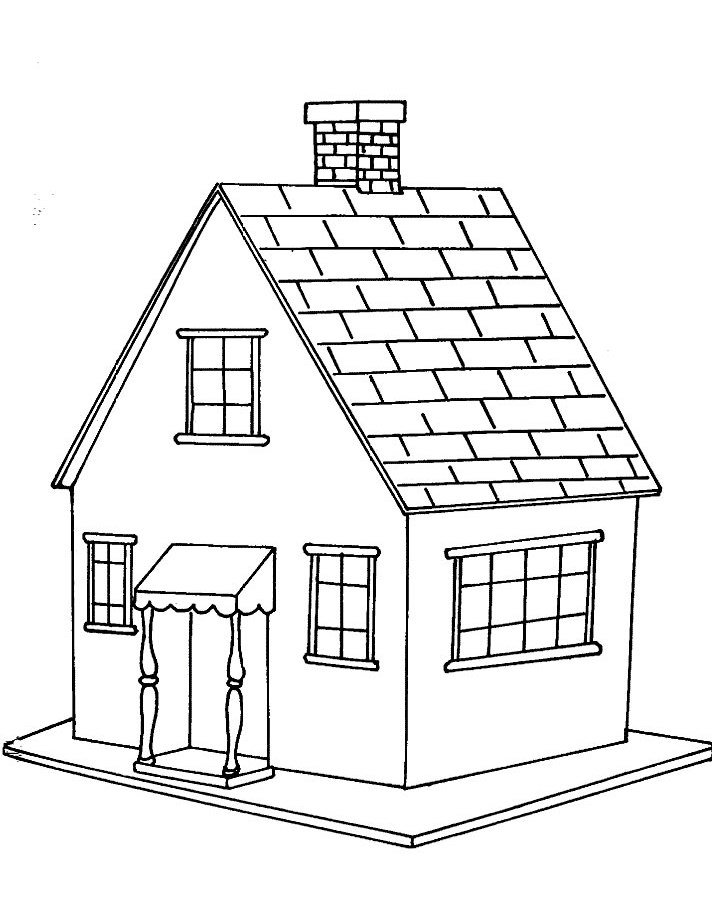
#> input picture Photos/nha1.png, 712 x 899 px
$ python HoughTransform.py
#> lines starting #> are read from the running program, lines starting #| are printed output that depends on the picture; after the words box and inside, x2 and y2 are one past the last pixel; in counts of white or black regions, pixels touching at a corner belong together
import cv2 as cv
import numpy as np

img = cv.imread("../Photos/nha1.png")
#> img is the input picture: shape (899, 712, 3); mean B, G, R 235.9, 235.9, 235.9
imgGray = cv.cvtColor(img, cv.COLOR_BGR2GRAY)
edges = cv.Canny(imgGray, 50, 150, apertureSize=3)
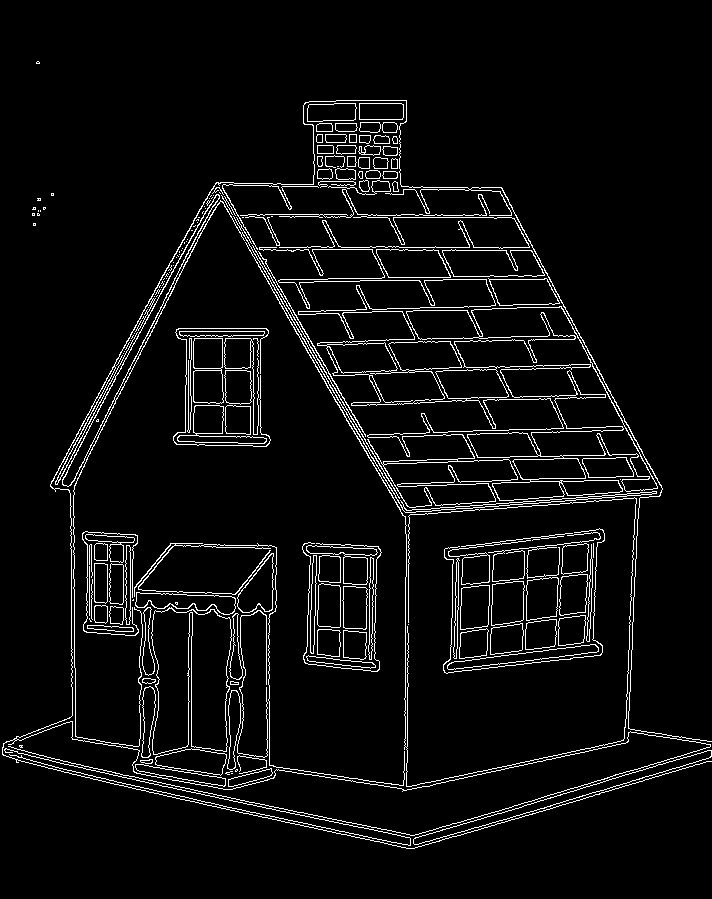
#> edges: shape (899, 712); 5.1% white in thin lines or dots, all inside (x1, y1, x2, y2) = (2, 61, 712, 849)

# use HoughLines
lines = cv.HoughLines(edges, 1, np.pi/180, 200)
#> lines = 23 rows, first 8: [-96, 2.62], [-91, 2.62], [-98, 2.62], [732, 1.78], [-354, 2.65], [-93, 2.62], [285, 0.471], [734, 1.78]
for line in lines:
    rho, theta = line[0]
    a = np.cos(theta)
    b = np.sin(theta)
    x0 = a*rho
    y0 = b*rho
    x1 = int(x0 + 1000*(-b))
    y1 = int(y0 + 1000*(a))
    x2 = int(x0 - 1000*(-b))
    y2 = int(y0 -1000*(a))
    cv.line(img, (x1,y1), (x2,y2), (0,0,255), 2)
#> this loop made 23 passes
#> (rho, theta, a, b, x0, y0, x1, y1) on passes 1 to 12: (-96, 2.62, -0.866, 0.5, 83.14, -48, -416, -914), (-91, 2.62, -0.866, 0.5, 78.81, -45.5, -421, -911), (-98, 2.62, -0.866, 0.5, 84.87, -49, -415, -915), (732, 1.78, -0.208, 0.978, -152.2, 716, -1130, 508), (-354, 2.65, -0.883, 0.469, 312.6, -166.2, -156, -1049), (-93, 2.62, -0.866, 0.5, 80.54, -46.5, -419, -912), (285, 0.471, 0.891, 0.454, 253.9, 129.4, -200, 1020), (734, 1.78, -0.208, 0.978, -152.6, 718, -1130, 510), (735, 1.8, -0.225, 0.974, -165.3, 716.2, -1139, 491), (247, 1.57, -4.37e-08, 1, -1.08e-05, 247, -1000, 246), (-86, 2.6, -0.857, 0.515, 73.72, -44.29, -441, -901), (447, 1.54, 0.0349, 0.999, 15.6, 446.7, -983, 481)
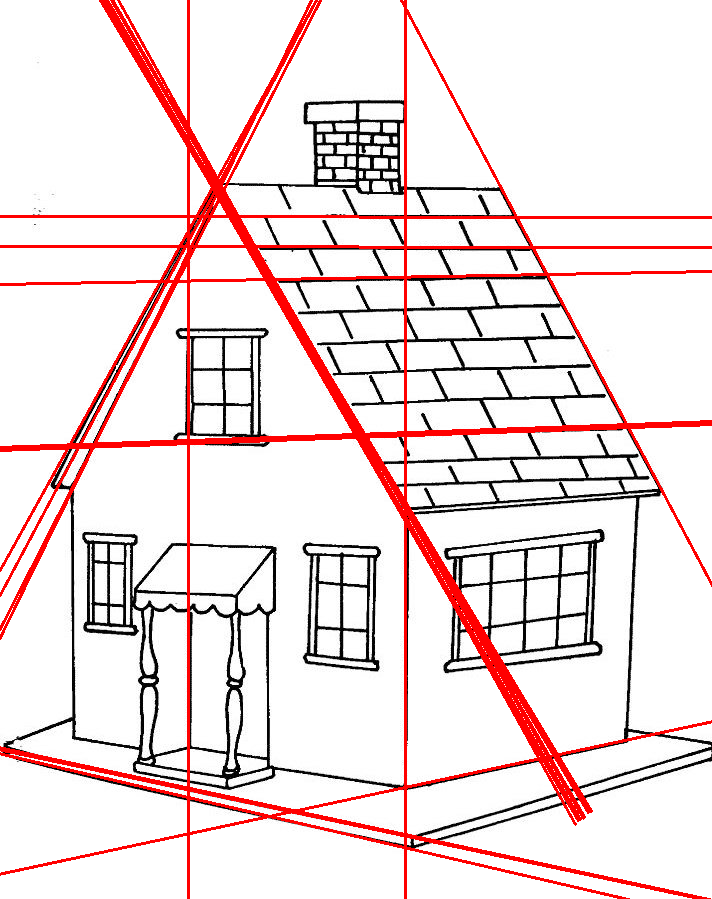
#> img: shape (899, 712, 3); 6.87% of pixels changed, all inside (x1, y1, x2, y2) = (0, 0, 712, 899)

#use HoughLinesP
lines = cv.HoughLinesP(edges, 1, np.pi/180, 100, minLineLength=200, maxLineGap=20)
#> lines = 40 rows, first 6: [213, 186, 383, 482], [71, 763, 438, 841], [216, 183, 386, 477], [216, 187, 409, 522], [219, 183, 410, 514], [64, 764, 426, 841]
for line in lines:
    x1, y1, x2, y2 = line[0]
    cv.line(img, (x1, y1), (x2, y2), (0,0,255), 3)
#> this loop made 40 passes
#> (x1, y1, x2, y2) on passes 1 to 12: (213, 186, 383, 482), (71, 763, 438, 841), (216, 183, 386, 477), (216, 187, 409, 522), (219, 183, 410, 514), (64, 764, 426, 841), (501, 187, 659, 484), (55, 491, 218, 184), (44, 764, 279, 818), (362, 435, 628, 425), (291, 312, 559, 303), (251, 247, 532, 247)
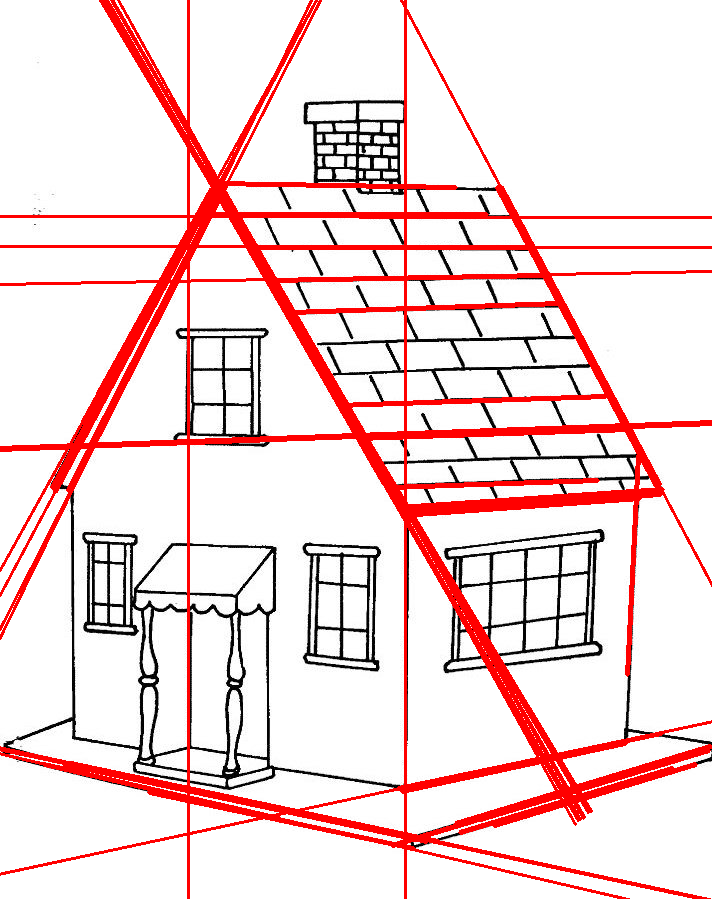
#> img: shape (899, 712, 3); 3.66% of pixels changed, all inside (x1, y1, x2, y2) = (43, 181, 712, 849)
cv.imshow("output", img)
cv.waitKey(0)
cv.destroyAllWindows()


# [12 lines of commented-out code are left out]

$ run again, with Photos/chess.png copied over Photos/nha1.png
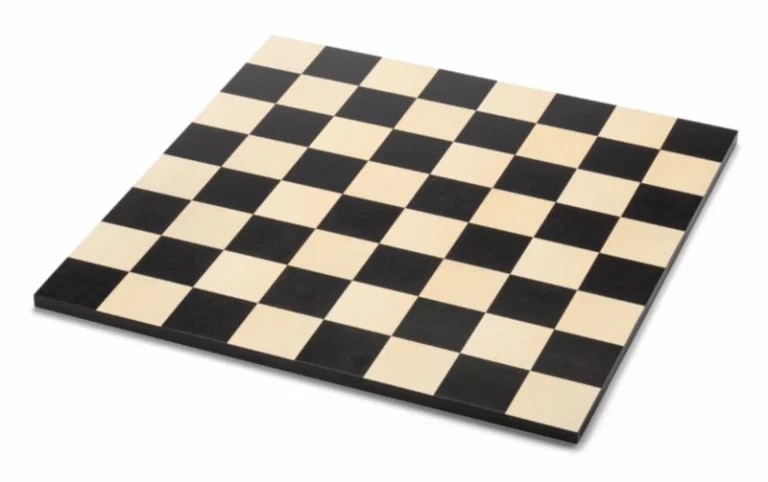
#> input picture Photos/chess.png, 768 x 482 px
#> img is the input picture: shape (482, 768, 3); mean B, G, R 188.9, 195.8, 200.5
#> `edges = cv.Canny(imgGray, 50, 150, apertureSize=3)`:
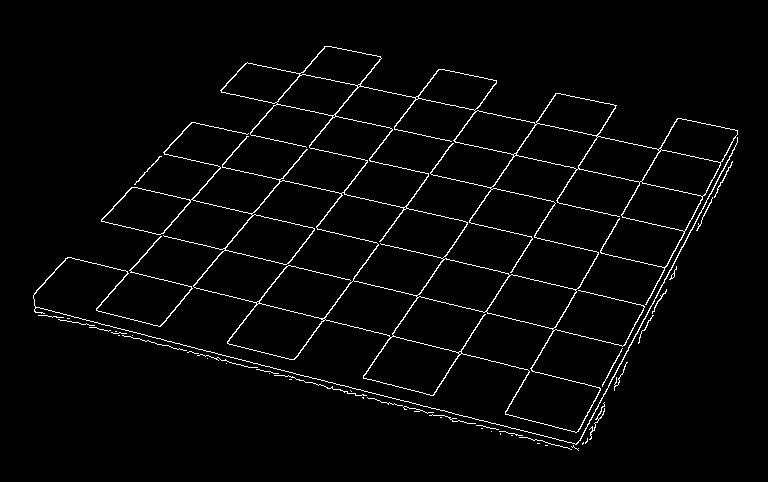
#> edges: shape (482, 768); 2.7% white in thin lines or dots, all inside (x1, y1, x2, y2) = (33, 46, 738, 451)
#> `lines = cv.HoughLines(edges, 1, np.pi/180, 200)`: lines = 13 rows, first 8: [9, 1.78], [231, 1.82], [718, 0.489], [152, 1.8], [291, 1.82], [111, 1.8], [44, 1.78], [449, 0.628]
#> the loop `for line in lines:` made 13 passes
#> (rho, theta, a, b, x0, y0, x1, y1) on passes 1 to 8: (9, 1.78, -0.208, 0.978, -1.87, 8.8, -980, -199), (231, 1.82, -0.242, 0.97, -55.88, 224.1, -1026, -17), (718, 0.489, 0.883, 0.469, 634, 337.1, 164, 1220), (152, 1.8, -0.225, 0.974, -34.19, 148.1, -1008, -76), (291, 1.82, -0.242, 0.97, -70.4, 282.4, -1040, 40), (111, 1.8, -0.225, 0.974, -24.97, 108.2, -999, -116), (44, 1.78, -0.208, 0.978, -9.15, 43.04, -987, -164), (449, 0.628, 0.809, 0.588, 363.2, 263.9, -224, 1072)
#> `lines = cv.HoughLinesP(edges, 1, np.pi/180, 100, minLineLength=200, ma..`: lines = 26 rows, first 6: [216, 292, 607, 389], [134, 187, 602, 295], [276, 68, 731, 164], [282, 375, 496, 80], [167, 341, 576, 443], [316, 187, 675, 269]
#> the loop `for line in lines:` made 26 passes
#> after the loop `for line in lines:`:
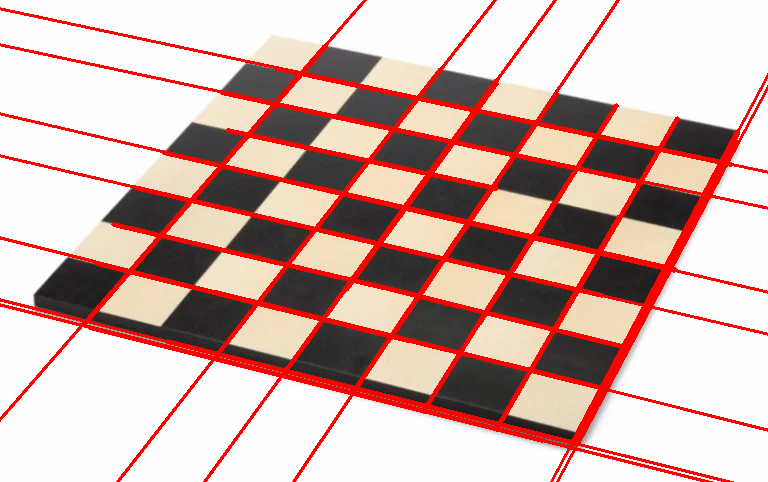
#> img: shape (482, 768, 3); mean B, G, R 171.5, 177.2, 210.6
